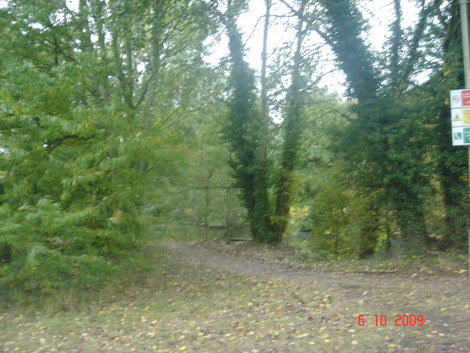
%> input picture 原图与参考图/blurred wood.bmp, 470 x 353 px, shrunk from 1280 x 960 before the run
$ octave code2.m   (GNU Octave 9; MATLAB toolbox functions it lacks are replaced by stand-ins)
%> lines starting %> are read from the running program, lines starting %| are printed output that depends on the picture
clear; clc; close all;

inFile = fullfile('原图与参考图', 'blurred wood.bmp');
outDir = '处理后图像';

if ~exist(outDir, 'dir')
    mkdir(outDir);
end

img = im2double(imread(inFile));
ycbcr = rgb2ycbcr(img);
%> ycbcr: size 353x470x3 double; mean of channels 1, 2, 3 0.49, 0.458, 0.481
Y = ycbcr(:, :, 1);

F = fftshift(fft2(Y));
spectrum = mat2gray(log(1 + abs(F)));
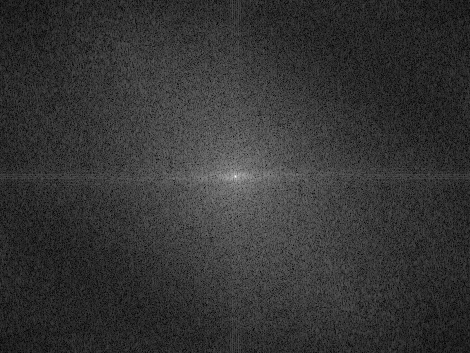
%> spectrum: size 353x470 double; min 0, max 1, mean 0.208

fig = figure('Visible', 'off');
subplot(1, 2, 1);
imshow(img);
title('输入图像');
subplot(1, 2, 2);
imshow(spectrum);
title('频谱图');
saveas(fig, fullfile(outDir, 'task2_degradation_analysis.png'));
close(fig);

sigma = 1.5;
hsize = 11;
NSR = 0.03;
psf = fspecial('gaussian', [hsize hsize], sigma);

paramTable = table("gaussian", sigma, hsize, NSR, ...
    'VariableNames', {'PSFType', 'Sigma', 'HSize', 'NSR'});
writetable(paramTable, fullfile(outDir, 'task2_degradation_selected.csv'));

Y_taper = edgetaper(Y, psf);
Y_wiener = deconvwnr(Y_taper, psf, NSR);
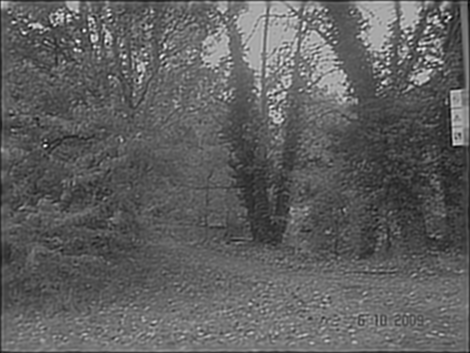
%> Y_wiener: size 353x470 double; min -0.079, max 1.38, mean 0.473; drawn with min black and max white
Y_wiener = min(max(Y_wiener, 0), 1);
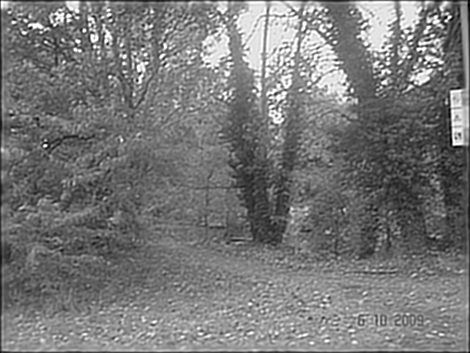
%> Y_wiener: size 353x470 double; min 0, max 1, mean 0.472

Y_med = 0.985 * Y_wiener + 0.015 * medfilt2(Y_wiener, [3 3], 'symmetric');
Y_blur = imgaussfilt(Y_med, 0.55);
Y_final = Y_med + 0.05 * (Y_med - Y_blur);
Y_final = min(max(Y_final, 0), 1);

temp = ycbcr;
temp(:, :, 1) = Y_wiener;
%> temp: size 353x470x3 double; mean of channels 1, 2, 3 0.472, 0.458, 0.481
wienerImg = ycbcr2rgb(temp);
wienerImg = min(max(wienerImg, 0), 1);

temp = ycbcr;
temp(:, :, 1) = Y_final;
%> temp: size 353x470x3 double; mean of channels 1, 2, 3 0.472, 0.458, 0.481
finalImg = ycbcr2rgb(temp);
finalImg = min(max(finalImg, 0), 1);

imwrite(im2uint8(img), fullfile(outDir, 'task2_input_blurred.bmp'));
imwrite(im2uint8(wienerImg), fullfile(outDir, 'task2_wiener_only.bmp'));
imwrite(im2uint8(finalImg), fullfile(outDir, 'task2_final_result.bmp'));

fig = figure('Visible', 'off');
subplot(2, 3, 1);
imshow(img);
title('原图');
subplot(2, 3, 2);
imshow(spectrum);
title('频谱');
subplot(2, 3, 3);
imshow(wienerImg);
title('维纳滤波');
subplot(2, 3, 4);
imshow(finalImg);
title('最终结果');
subplot(2, 3, 5);
imshow(abs(Y_final - Y), []);
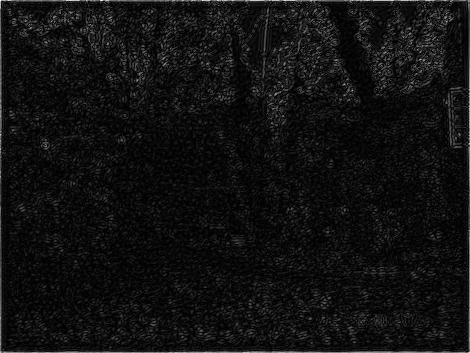
%> displayed picture: size 353x470, on the screen's scale of 0 to 255; min 0, max 255, mean 16.8
title('变化幅度');
subplot(2, 3, 6);
imshow(psf, []);
title('高斯PSF');
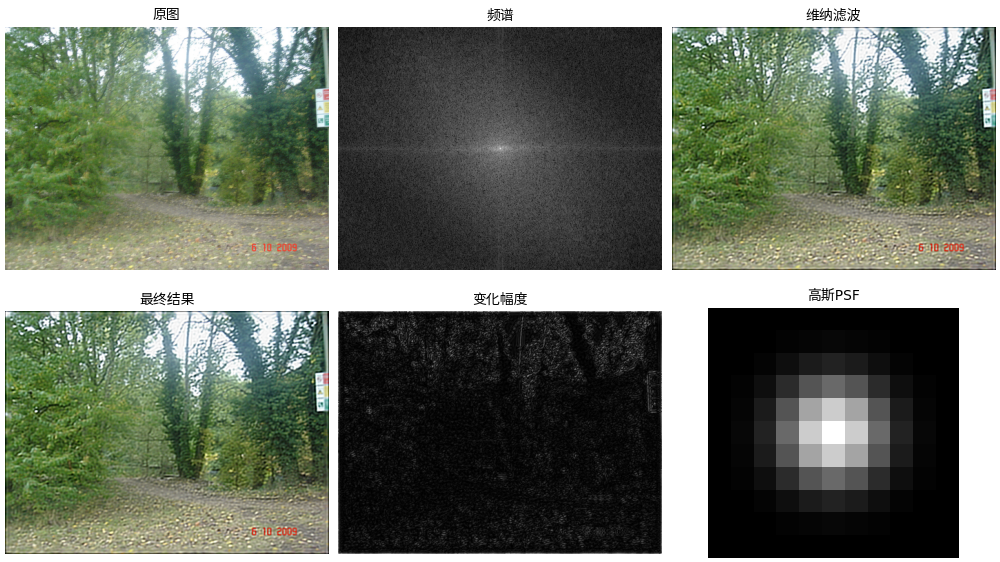
%> figure redrawn from the program's plot data, 6 panels
saveas(fig, fullfile(outDir, 'task2_comparison.png'));
close(fig);

m1 = getMetric(Y);
%> in getMetric, `gy = imfilter(I, fspecial('sobel'), 'replicate');`:
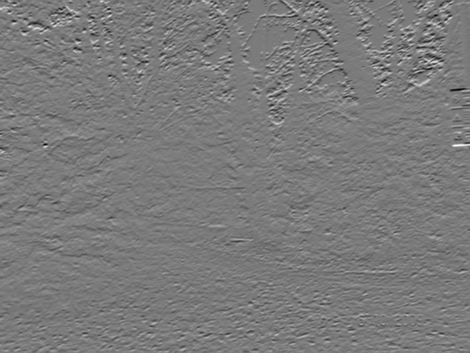
%> gy: size 353x470 double; min -2.28, max 2.45, mean 0.000402; drawn with min black and max white
%> in getMetric, `lapVar = var(lap(:));`: lapVar = 0.00867
%> in getMetric, `tenengrad = mean(gx(:).^2 + gy(:).^2);`: tenengrad = 0.116
%> in getMetric, `hfRatio = sum(power(mask)) / sum(power(:));`: hfRatio = 0.0033
%> in getMetric, `ent = entropy(I);`: ent = 7.07
%> in getMetric, `m = [lapVar, tenengrad, hfRatio, ent];`: m = [0.00867 0.116 0.0033 7.07]
%> m1 = [0.00867 0.116 0.0033 7.07]
m2 = getMetric(Y_wiener);
%> in getMetric (call 2), `gy = imfilter(I, fspecial('sobel'), 'replicate');`:
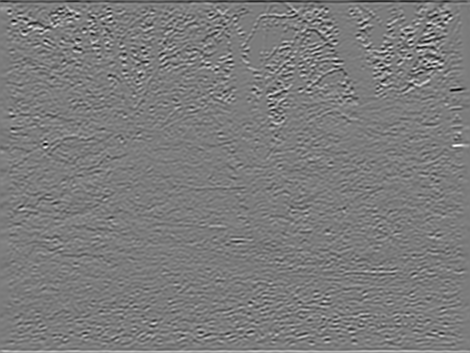
%> gy: size 353x470 double; min -3.44, max 3.62, mean 0.000381; drawn with min black and max white
%> in getMetric (call 2), `lapVar = var(lap(:));`: lapVar = 0.0119
%> in getMetric (call 2), `tenengrad = mean(gx(:).^2 + gy(:).^2);`: tenengrad = 0.389
%> in getMetric (call 2), `hfRatio = sum(power(mask)) / sum(power(:));`: hfRatio = 0.00546
%> in getMetric (call 2), `ent = entropy(I);`: ent = 7.29
%> in getMetric (call 2), `m = [lapVar, tenengrad, hfRatio, ent];`: m = [0.0119 0.389 0.00546 7.29]
%> m2 = [0.0119 0.389 0.00546 7.29]
m3 = getMetric(Y_final);
%> m3 = [0.012 0.392 0.00552 7.29]

metrics = {
    '退化函数', '高斯模糊', '', ''
    'sigma', sigma, '', ''
    'hsize', hsize, '', ''
    'NSR', NSR, '', ''
    '指标', '输入图像', '维纳滤波', '最终结果'
    '拉普拉斯方差', m1(1), m2(1), m3(1)
    'Tenengrad', m1(2), m2(2), m3(2)
    '高频能量比', m1(3), m2(3), m3(3)
    '熵', m1(4), m2(4), m3(4)
    };
%> metrics = 36 items

writecell(metrics, fullfile(outDir, 'task2_metrics.txt'));

function m = getMetric(I)
I = im2double(I);

lap = imfilter(I, fspecial('laplacian', 0.2), 'replicate');
gx = imfilter(I, fspecial('sobel')', 'replicate');
gy = imfilter(I, fspecial('sobel'), 'replicate');

F = fftshift(fft2(I));
power = abs(F).^2;
[row, col] = size(I);
[x, y] = meshgrid(1:col, 1:row);
r = sqrt((x - col / 2).^2 + (y - row / 2).^2);
mask = r > 0.25 * min(row, col);

lapVar = var(lap(:));
tenengrad = mean(gx(:).^2 + gy(:).^2);
hfRatio = sum(power(mask)) / sum(power(:));
ent = entropy(I);

m = [lapVar, tenengrad, hfRatio, ent];
end
